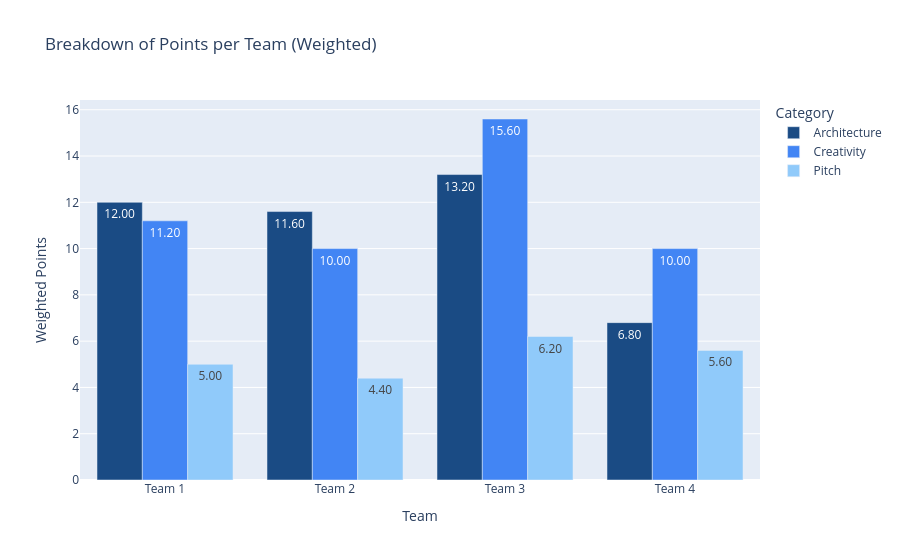

Source (notebook cell):
### Markdown cell above
## 4. Visualizations

### Code cell
df_melted = df_scores.melt(id_vars=["Team", "Total Weighted Score", "Investment"], 
                           value_vars=["Architecture", "Creativity", "Pitch"],
                           var_name="Category", value_name="Weighted Points")

fig1 = px.bar(df_melted, x="Team", y="Weighted Points", color="Category", 
             barmode="group", title="Breakdown of Points per Team (Weighted)",
             text_auto='.2f', color_discrete_sequence=["#1A4B84", "#4285F4", "#90CAFA"])
fig1.show()

### Figure 1 — Plotly figure (JSON) as saved in the notebook; plotly's stock layout.template omitted (floating-point values rounded to 4 significant figures)
{"data": [{"alignmentgroup": "True", "hovertemplate": "Category=Architecture<br>Team=%{x}<br>Weighted Points=%{y}<extra></extra>", "legendgroup": "Architecture", "marker": {"color": "#1A4B84", "pattern": {"shape": ""}}, "name": "Architecture", "offsetgroup": "Architecture", "orientation": "v", "showlegend": true, "textposition": "auto", "texttemplate": "%{y:.2f}", "type": "bar", "x": ["Team 1", "Team 2", "Team 3", "Team 4"], "xaxis": "x", "y": [12.0, 11.6, 13.2, 6.8], "yaxis": "y"}, {"alignmentgroup": "True", "hovertemplate": "Category=Creativity<br>Team=%{x}<br>Weighted Points=%{y}<extra></extra>", "legendgroup": "Creativity", "marker": {"color": "#4285F4", "pattern": {"shape": ""}}, "name": "Creativity", "offsetgroup": "Creativity", "orientation": "v", "showlegend": true, "textposition": "auto", "texttemplate": "%{y:.2f}", "type": "bar", "x": ["Team 1", "Team 2", "Team 3", "Team 4"], "xaxis": "x", "y": [11.2, 10.0, 15.6, 10.0], "yaxis": "y"}, {"alignmentgroup": "True", "hovertemplate": "Category=Pitch<br>Team=%{x}<br>Weighted Points=%{y}<extra></extra>", "legendgroup": "Pitch", "marker": {"color": "#90CAFA", "pattern": {"shape": ""}}, "name": "Pitch", "offsetgroup": "Pitch", "orientation": "v", "showlegend": true, "textposition": "auto", "texttemplate": "%{y:.2f}", "type": "bar", "x": ["Team 1", "Team 2", "Team 3", "Team 4"], "xaxis": "x", "y": [5.0, 4.4, 6.2, 5.6], "yaxis": "y"}], "layout": {"barmode": "group", "legend": {"title": {"text": "Category"}, "tracegroupgap": 0}, "title": {"text": "Breakdown of Points per Team (Weighted)"}, "xaxis": {"anchor": "y", "domain": [0, 1], "title": {"text": "Team"}}, "yaxis": {"anchor": "x", "domain": [0, 1], "title": {"text": "Weighted Points"}}}}
